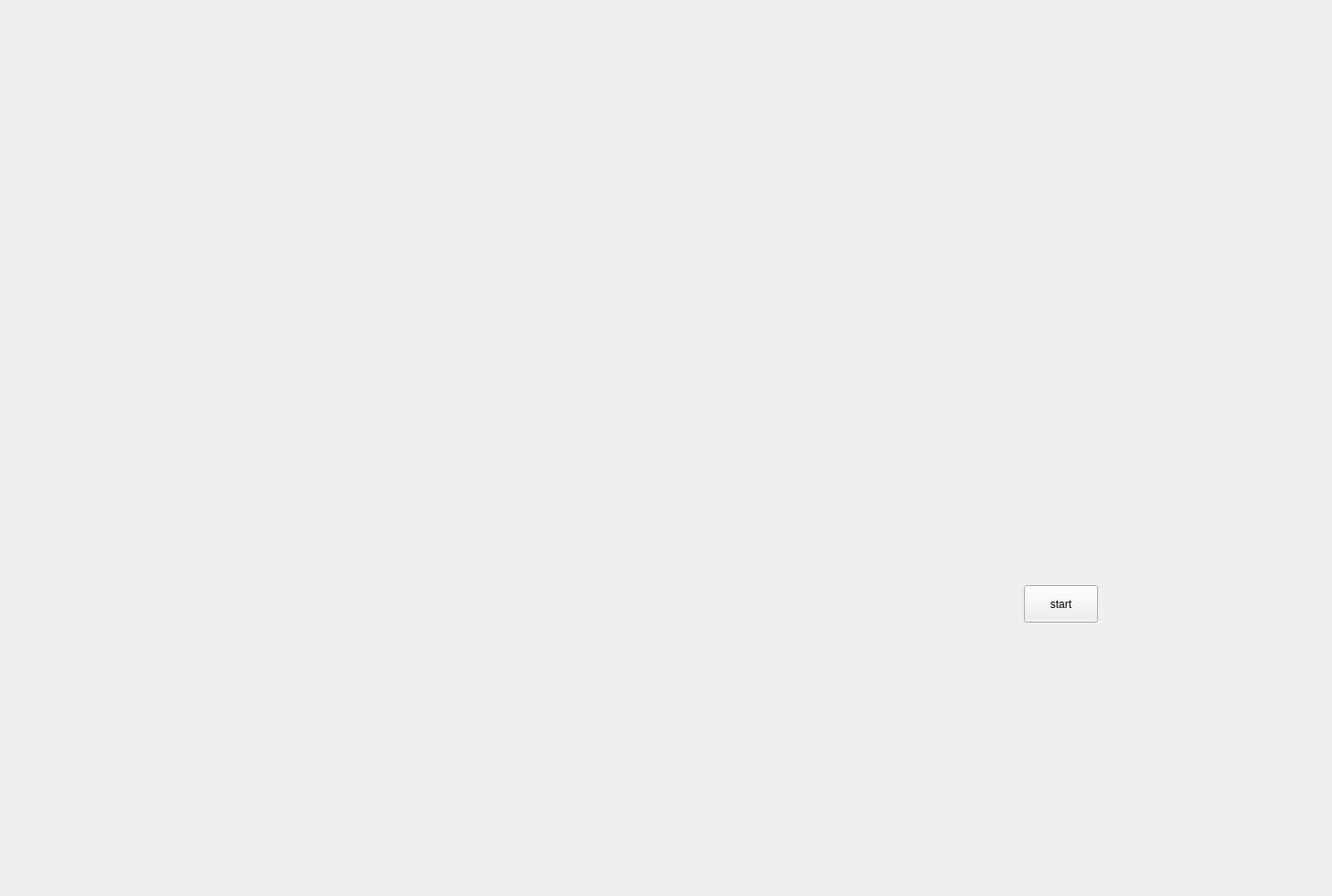
<?xml version="1.0" encoding="UTF-8"?>
<ui version="4.0">
 <class>Widget</class>
 <widget class="QWidget" name="Widget">
  <property name="geometry">
   <rect>
    <x>0</x>
    <y>0</y>
    <width>1457</width>
    <height>980</height>
   </rect>
  </property>
  <property name="windowTitle">
   <string>Widget</string>
  </property>
  <widget class="QPushButton" name="startBtn">
   <property name="geometry">
    <rect>
     <x>1120</x>
     <y>640</y>
     <width>81</width>
     <height>41</height>
    </rect>
   </property>
   <property name="text">
    <string>start</string>
   </property>
  </widget>
 </widget>
 <resources/>
 <connections/>
</ui>
